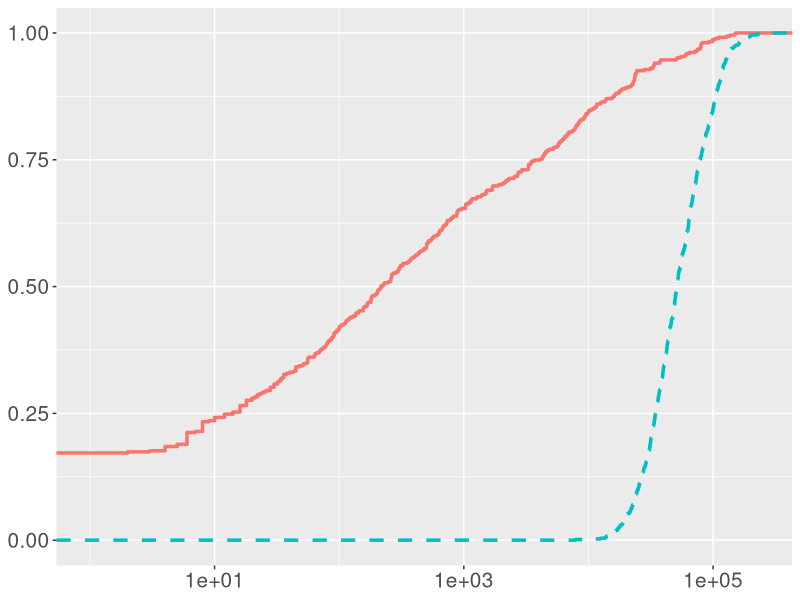
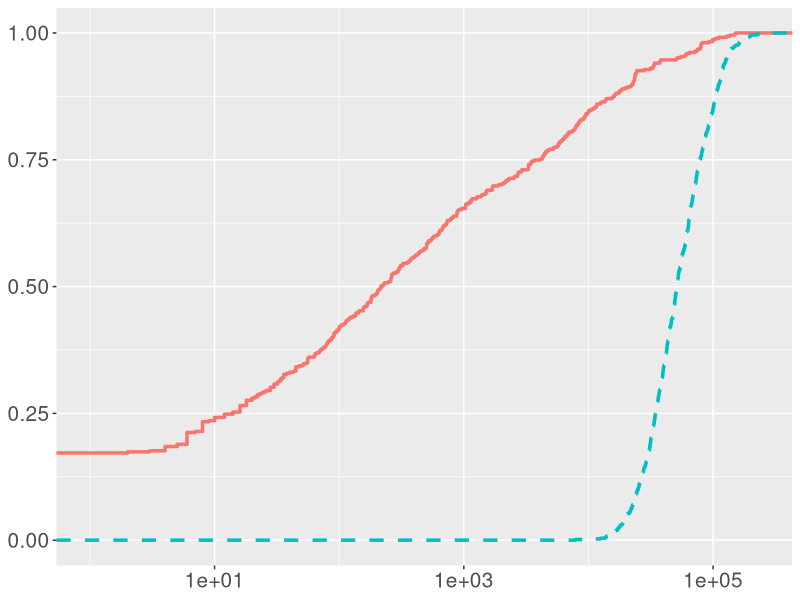

Here is the R script that generated these plots, in order:
library(ggplot2)
library(stringr)

res <- read.csv2(file="results.csv", sep = ",", dec = ".")

time_limit = 3600
res[res$SOLVE_STATUS == "TIME_LIMIT_REACHED","TIME"] <- 2*time_limit
nrow(res[res$SOLVE_STATUS == "TIME_LIMIT_REACHED",])

# remove results with high capacity because they are 'too easy'
res <- res[grep("-[25]-[uws]", res$FILENAME),]

# figure
sub1 <- res[res$SOLVE_STATUS == "SOLUTION_FOUND" | res$SOLVE_STATUS == "NO_SOLUTION_FOUND","CUTS_ADDED"] + 0.01
sub2 <- res[res$SOLVE_STATUS == "TIME_LIMIT_REACHED","CUTS_ADDED"] + 0.01
max_cuts <- max(res$CUTS_ADDED)
print("maximum number of cuts in one instance:")
print(max_cuts)
data_ECDF_general <- data.frame(x = c(sub1,sub2), Instances = factor(c(rep(0,length(sub1)),rep(1,length(sub2))), 0:1, labels = list("unsolved","solved")))
ggplot(data_ECDF_general, aes(x=x,col=Instances,linetype=Instances)) +
  scale_linetype_manual(breaks=c("unsolved","solved"),values=c(1,2)) +
  scale_x_continuous(trans = 'log10') + 
  coord_cartesian(xlim = c(1,max_cuts), expand = TRUE) +
  stat_ecdf(linewidth=1.2) + theme(legend.text = element_text(size=15), legend.title = element_text(size=15), axis.text=element_text(size=15), legend.position="none", axis.title.x = element_blank(), axis.title.y = element_blank())
ggsave("ECDF_CUT_all_instances.pdf", width = 4, height = 3.4)



# statistics
print("proportion of instances solved in less than 1 second:")
count_solved <- nrow(res[res$SOLVE_STATUS == "SOLUTION_FOUND" & res$TIME <= 1,]) + nrow(res[res$SOLVE_STATUS == "NO_SOLUTION_FOUND" & res$TIME <= 1,])
print(count_solved/nrow(res))
print("proportion of instances solved in the time limit:")
count_solved <- nrow(res[res$SOLVE_STATUS == "SOLUTION_FOUND",]) + nrow(res[res$SOLVE_STATUS == "NO_SOLUTION_FOUND",])
print(count_solved/nrow(res))
print("number of instances with no NE proved:")
print(nrow(res[res$SOLVE_STATUS == "NO_SOLUTION_FOUND",]))


print("table with proportion of solved wrt items, number of players and game type")
game_types = c("GNEP-fullInteger")
num_players = c(2,3,4)
num_items = c("5-","10","15","20","30","40","50","all")
num_items_real = c("5","10","15","20","30","40","50","all")
game_type = game_types[1]
for (i in 1:1) {
  game_type <- game_types[i]
  print(game_type)
  solved <- matrix(1:24, nrow = 3, ncol = 8)
  for (p in 1:3) {
    num_player <- num_players[p]
    for (j in 1:7) {
      num_item <- num_items[j]
      solved[p,j] <- sum(res[res$GAME_TYPE == game_type & substring(res$FILENAME,46,47) == num_item & substring(res$FILENAME,44,44) == num_player,"SOLVE_STATUS"] != "TIME_LIMIT_REACHED")
    }
    sub <- res[res$GAME_TYPE == game_type & substring(res$FILENAME,44,44) == num_player,]
    solved[p,j+1] <- round(100*(sum(sub[,"SOLVE_STATUS"] == "SOLUTION_FOUND") + sum(sub[,"SOLVE_STATUS"] == "NO_SOLUTION_FOUND")) / nrow(sub))
  }
  tab_solved <- as.table(solved)
  dimnames(tab_solved) <- list(players = num_players, items = num_items_real)
  print(tab_solved)
  write.table(tab_solved, paste("table_solved_",game_type))
}
